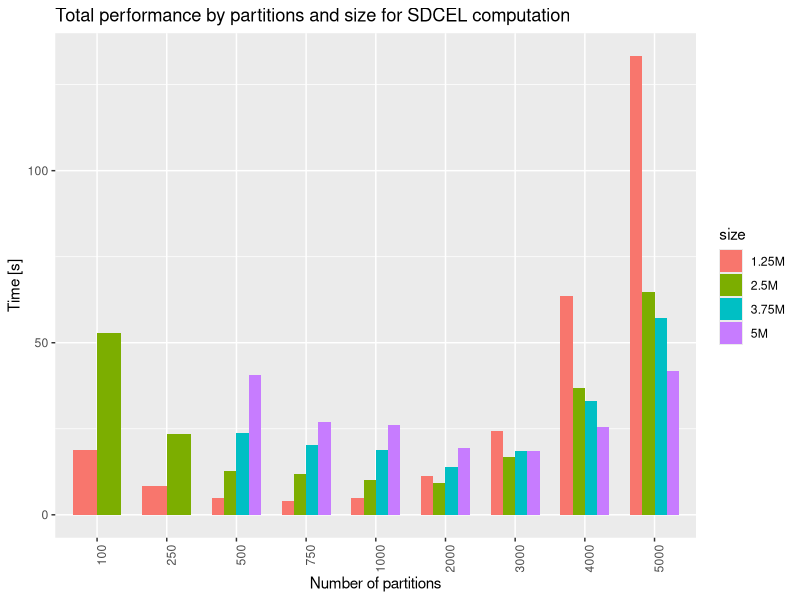
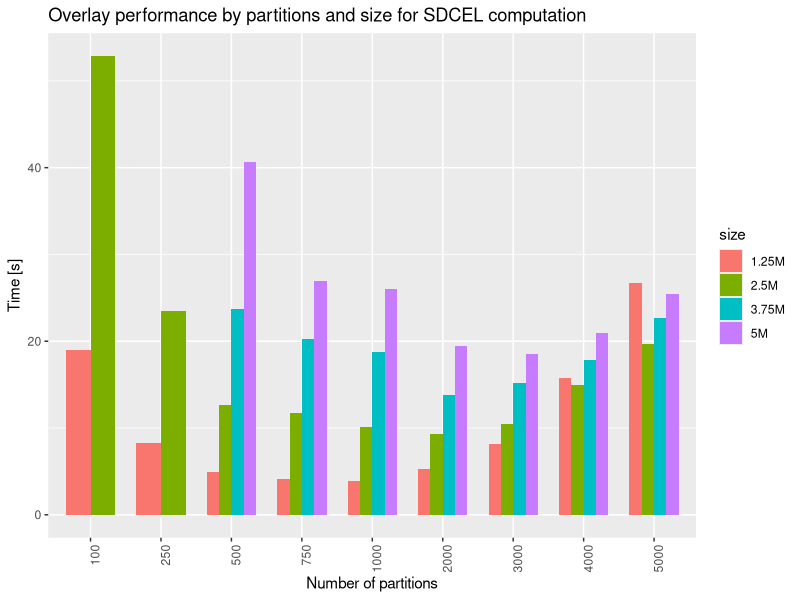
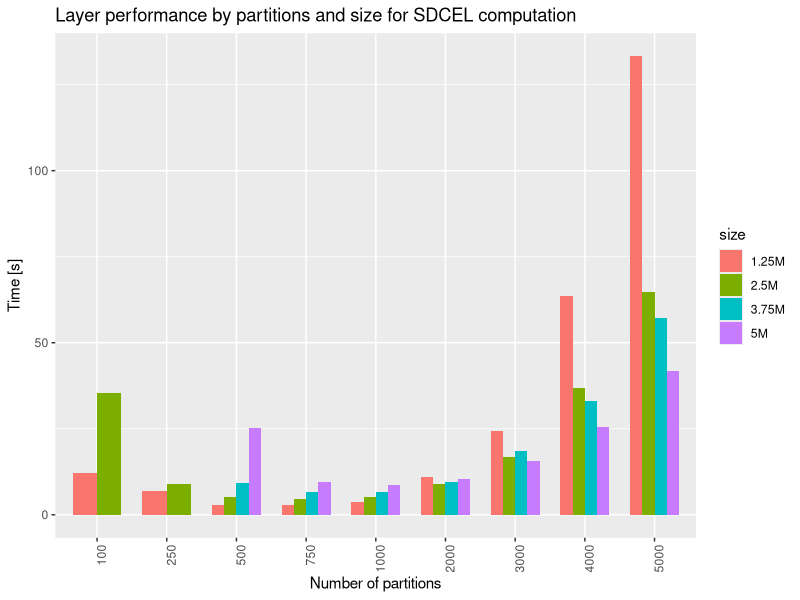
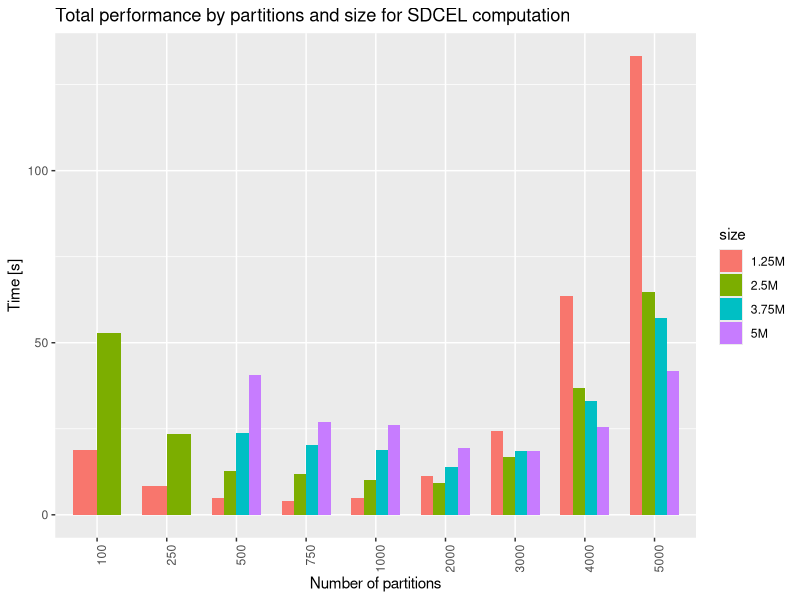
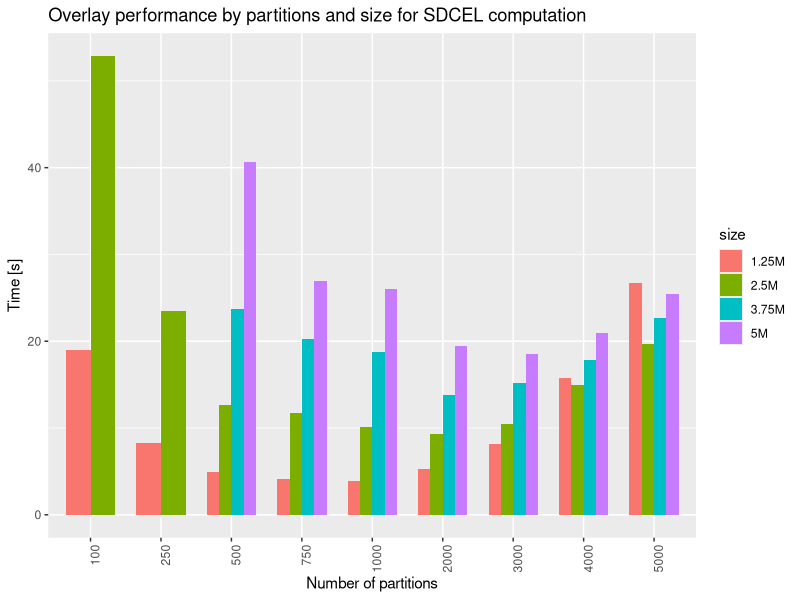
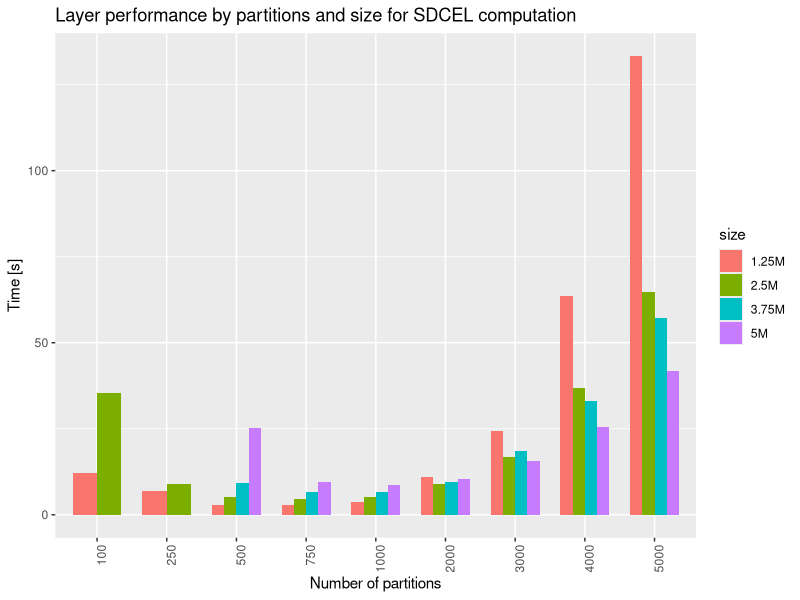

These charts were generated, in order, by the following R code:
library(tidyverse)
setwd("~/RIDIR/Data/4S")

s5 = read_tsv("S4/perf5M.tsv")
s3 = read_tsv("S3/perf3M.tsv")
s2 = read_tsv("S2/perf2M.tsv")
s1 = read_tsv("S1/perf1M.tsv")

data0 = bind_rows(s5, s3, s2, s1) %>%
  mutate(partitions = as.factor(partitions))

p = ggplot(data0, aes(x = partitions, y = time, fill = size)) + 
  geom_col(width = 0.7, position="dodge") + 
  theme(axis.text.x = element_text(angle = 90, hjust = 1)) +
  labs(x="Number of partitions", y="Time [s]", title=paste0("Total performance by partitions and size for SDCEL computation"))
plot(p)
ggsave(paste0("total.pdf"), width = 8, height = 5)

data1 = data0 %>% filter(stage == "overlay")
p = ggplot(data1, aes(x = partitions, y = time, fill = size)) + 
  geom_col(width = 0.7, position="dodge") + 
  theme(axis.text.x = element_text(angle = 90, hjust = 1)) +
  labs(x="Number of partitions", y="Time [s]", title=paste0("Overlay performance by partitions and size for SDCEL computation"))
plot(p)
ggsave(paste0("overlay.pdf"), width = 8, height = 5)

data1 = data0 %>% filter(stage == "layer2")
p = ggplot(data1, aes(x = partitions, y = time, fill = size)) + 
  geom_col(width = 0.7, position="dodge") + 
  theme(axis.text.x = element_text(angle = 90, hjust = 1)) +
  labs(x="Number of partitions", y="Time [s]", title=paste0("Layer performance by partitions and size for SDCEL computation"))
plot(p)
ggsave(paste0("layer.pdf"), width = 8, height = 5)
